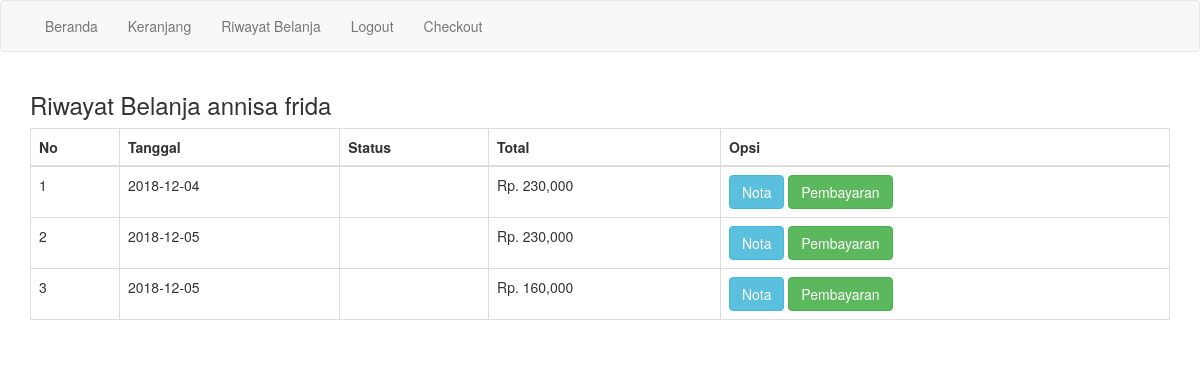
The app's page /riwayat.php (signed in) with its own data.
### tables this page shows
CREATE TABLE `pembelian` (
  `id_pembelian` int(11) NOT NULL,
  `id_pelanggan` int(11) NOT NULL,
  `id_ongkir` int(11) NOT NULL,
  `tanggal_pembelian` date NOT NULL,
  `harga` int(11) NOT NULL,
  `total_pembelian` int(100) NOT NULL
);

### riwayat.php (the view, shortened to what this page needs)
<?php include 'koneksi.php';
 ?>
 <!DOCTYPE html>
 <html>
 <head>
 	<link rel="stylesheet" href="admin//assets/css/bootstrap.css">
 </head>
 <body>
 	<?php include 'menu.php'; ?>
 <section class="riwayat">
 	<div class="container">
 		<h3>Riwayat Belanja <?php echo $_SESSION["pelanggan"]["nama_pelanggan"] ?></h3>
 		<table class="table table-bordered">
 			<thead>
 				<tr>
 					<th>No</th>
 					<th>Tanggal</th>
 					<th>Status</th>
 					<th>Total</th>
 					<th>Opsi</th>
 				</tr>
 			</thead>
 			<tbody>
 				<?php
 				$nomor=1;
 				$id_pelanggan = $_SESSION["pelanggan"]["id_pelanggan"];
 				$ambil = $koneksi->query("SELECT * FROM pembelian WHERE id_pelanggan='$id_pelanggan'");
 				while($pecah = $ambil->fetch_assoc()){
 				?>
 				<tr>
 					<td><?php echo $nomor; ?></td>
 					<td><?php echo $pecah["tanggal_pembelian"] ?></td>
 					<td><?php echo $pecah["status_pembelian"] ?></td>
 					<td>Rp. <?php echo number_format($pecah["total_pembelian"]) ?></td>
 					<td>
 						<a href="nota.php?id=<?php echo $pecah["id_pembelian"] ?>" class="btn btn-info">Nota</a>
 						<a href="pembayaran.php?id=<?php echo $pecah["id_pembelian"]; ?>" class="btn btn-success">Pembayaran</a>
 					</td>
 				</tr>
 				<?php $nomor++; ?>
 				<?php } ?>
 			</tbody>
 		</table>
 	</div>
 </section>
 </body>
 </html>

### records on screen
pembelian: tanggal_pembelian "2018-12-04", total_pembelian "230,000"
pembelian: tanggal_pembelian "2018-12-05", total_pembelian "230,000"
pembelian: tanggal_pembelian "2018-12-05", total_pembelian "160,000"

### other values on screen
$_SESSION["pelanggan"]["nama_pelanggan"] "annisa frida"
